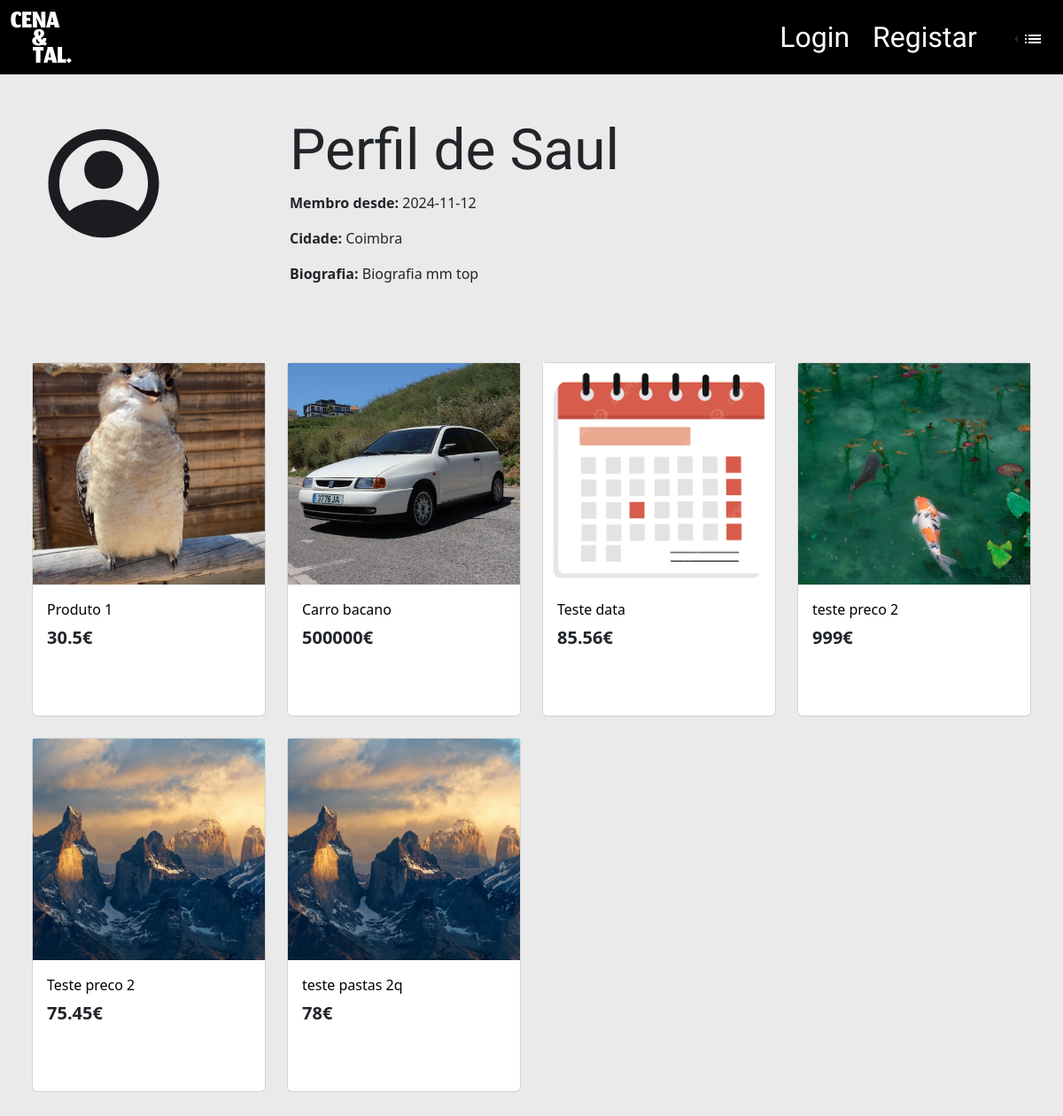
/pagina_utilizador_guest.php?user_id=1, run on an earlier commit of the app's database.
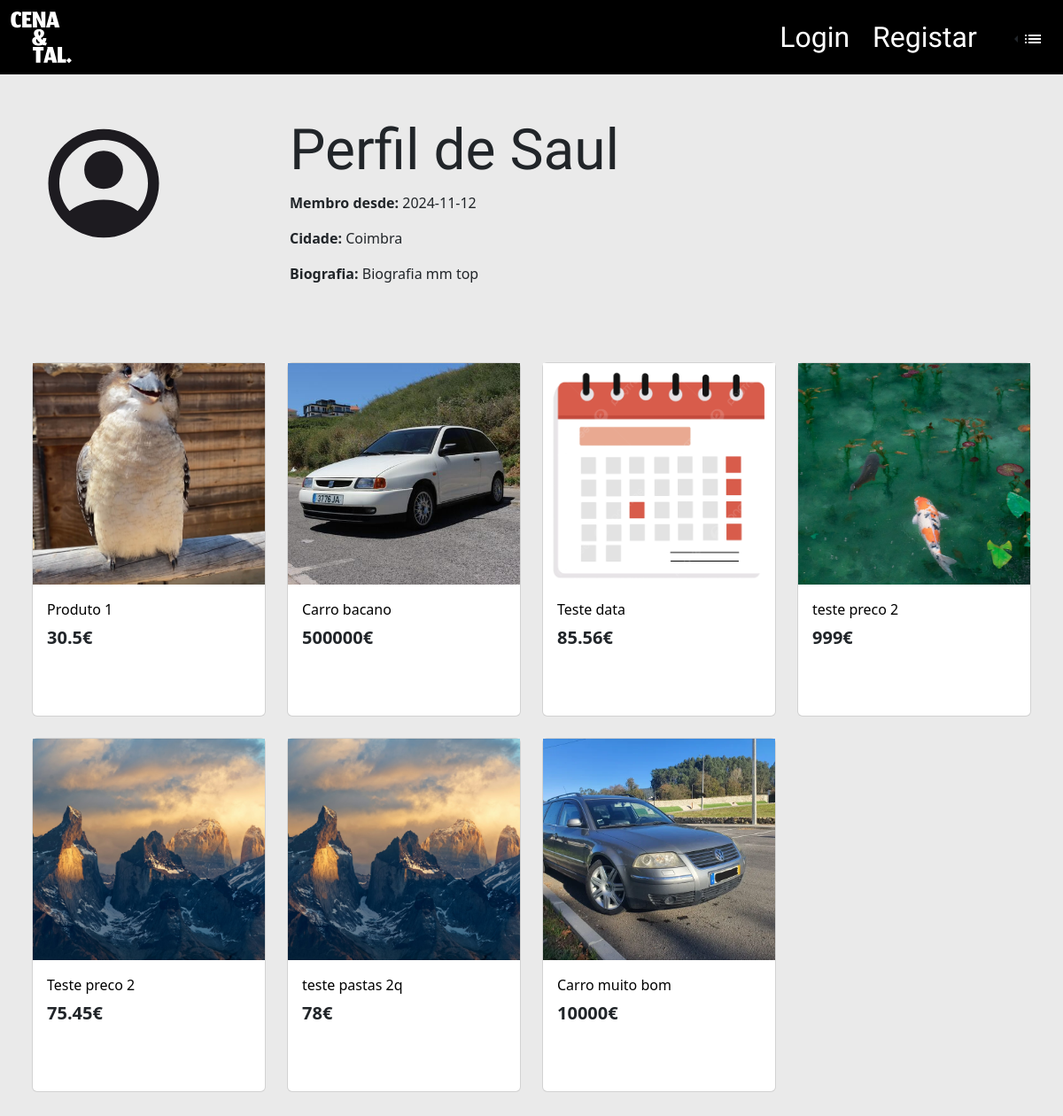
And on a later commit of the database.
### tables this page shows
CREATE TABLE `produto` (
  `id` int(11) NOT NULL,
  `user_id` int(11) NOT NULL,
  `titulo` varchar(30) NOT NULL,
  `descricao` text NOT NULL,
  `preco` float NOT NULL,
  `imagem` varchar(80) DEFAULT NULL,
  `adicionado_a` date NOT NULL DEFAULT current_timestamp(),
  `visivel` tinyint(1) DEFAULT 1
);

### pagina_utilizador_guest.php (the view, shortened to what this page needs)
<?php
$isLoggedIn = isset($_SESSION['user_id']);
include 'includes/db.php';
if (isset($_GET['user_id'])) {
    $userId = intval($_GET['user_id']);
    $query = $conn->prepare("
        SELECT username, email, imagem, localidade, cidade, cp, telemovel, biografia, data
        FROM users WHERE id = ?");
    $query->bind_param("i", $userId);
    $query->execute();
    $result = $query->get_result();
    $product_sql = "SELECT produto.*, produto_imagens.image_path, users.username
        FROM produto
        LEFT JOIN produto_imagens ON produto.id = produto_imagens.produto_id
        LEFT JOIN users ON produto.user_id = users.id
        WHERE produto.user_id = $userId
        GROUP BY produto.id
        ORDER BY MIN(produto_imagens.id)";
  $product_result = $conn->query($product_sql);
    if ($result->num_rows > 0) {
        $userData = $result->fetch_assoc();
    } else {
        echo "<p>User not found.</p>";
        exit;
    }
} else {
    echo "<p>Invalid user ID.</p>";
    exit;
}
?>
 <!DOCTYPE html>
 <html lang="en">
 <head>
    <link rel="stylesheet" href="css/bootstrap.min.css">
    <link rel="stylesheet" href="css/fonts/customfonts.css">
 </head>
 <body style="background-color: #EAEAEA;">
 <nav class="navbar navbar-expand-sm" style="background-color: black;">
  <div class="container-fluid">
    <a class="navbar-brand align-self-center" href="index.php">
      <img src="imgs/logo.svg" style="width:69px;" alt="">
    </a>
    <div class="d-flex align-items-center">
      <?php if ($isLoggedIn == true): ?>
        <a class="btn" href="pagina_utilizador.php">
          <img src="imgs/icons/iconperson.svg" alt="">
        </a>
        <a class="btn" href="#">
          <img src="imgs/icons/cart.svg" alt="">
        </a>
        <a class="btn" href="add_produto.html">
          <img src="imgs/icons/iconplus.svg" alt="">
        </a>
        <a class="btn" href="logica/logout.php">
          <img src="imgs/icons/logout.svg" style="width:20px; height:20px;" alt="">
        </a>
      <?php else: ?>
        <a class="btn jomhuria-regular fs-2" style="color: white;" href="login.html">Login</a>
        <a class="btn jomhuria-regular fs-2" style="color: white;" href="registar.html">Registar</a>
      <?php endif; ?>
      <div class="dropstart ms-3">
        <button class="btn dropdown-toggle" type="button" data-bs-toggle="dropdown" aria-expanded="false" style="background-color: black;">
          <img src="imgs/icons/iconcont.svg" alt="">
        </button>
      </div>
    </div>
  </div>
</nav>
<div class="container mt-5">
    <div class="row">
        <div class="col-lg-3">
            <img src="<?php echo htmlspecialchars($userData['imagem']); ?>"
                 alt="Imagem de <?php echo htmlspecialchars($userData['username']); ?>"
                 class="rounded-circle" style="width: 150px; height: 150px;">
        </div>
        <div class="col-lg-9">
            <h1 class="jomhuria-regular fs-custom">Perfil de <?php echo htmlspecialchars($userData['username']); ?></h1>
            <p><strong>Membro desde:</strong> <?php echo htmlspecialchars($userData['data'] ?? ''); ?></p>
            <p><strong>Cidade:</strong> <?php echo htmlspecialchars($userData['cidade'] ?? ''); ?></p>
            <p><strong>Biografia:</strong> <?php echo nl2br(htmlspecialchars($userData['biografia'] ?? '')); ?></p>
        </div>
    </div>
</div>
<div class="container-fluid mt-5 mb-5 ">
    <div class=" container-fluid mt-5 mb-5 row row-cols-xxl-5 row-cols-xl-4 row-cols-md-3 row-cols-1 gy-4 mx-auto">
    <?php while($row = $product_result->fetch_assoc()): ?>
      <div class="col me-0">
        <div class="card rounded-2" style="width: 100%; height: 400px; background-color: white;">
          <a href="pagina_produto.php?id=<?php echo htmlspecialchars($row['id']); ?>" class="text-decoration-none">
            <div class="container p-0" style="width: 100%; height: 250px; background-color: white;">
              <img src="<?php echo htmlspecialchars($row['image_path']); ?>" class="img-fluid" alt="Product Image" style="width: 100%; height: 100%; object-fit:cover;">
            </div>
          </a>
          <div class="card-body">
            <a href="pagina_produto.php?id=<?php echo htmlspecialchars($row['id']); ?>" class="text-decoration-none " style="color: #000000">
              <div class="card-title"><?php echo htmlspecialchars($row['titulo']); ?></div>
            </a>
            <div class="card-text"><h5 class="fw-bold"><?php echo htmlspecialchars($row['preco']); ?>€</h5></div>
          </div>
        </div>
      </div>
      <?php endwhile; ?>
    </div>
</div>
 </body>
 </html>

What changed in the data, as far as the page shows it:
added produto: shows a picture, titulo "Carro muito bom", preco "10000"
